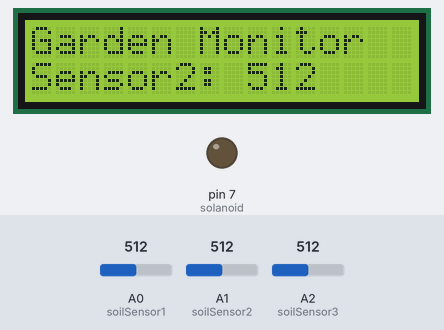
Bench run of a sketch on a simulated Arduino Uno, built with avr-gcc and run on an emulated ATmega328P. Parts: 16×2 character LCD, output pins drawn as LEDs (lit = HIGH). Inputs (shaded band) come from the test bench; at power-on: A0 (soilSensor1) = 512, A1 (soilSensor2) = 512, A2 (soilSensor3) = 512. What the sketch prints to the serial monitor is not drawn.

Above: at 1.2 s.
1.3 s: A0 (soilSensor1) set to 716
At 6.3 s:
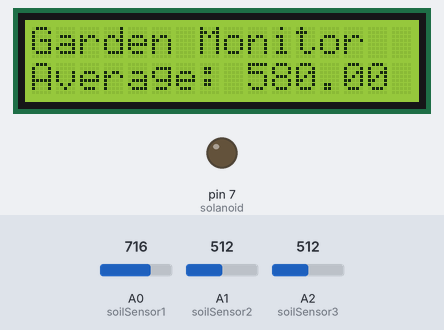
9.8 s: A1 (soilSensor2) set to 716
At 11.2 s:
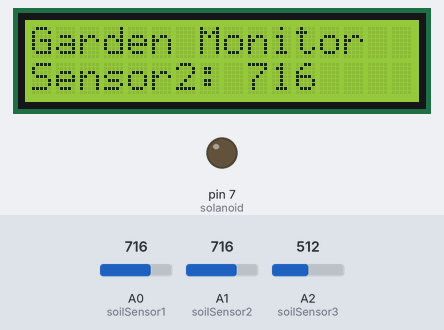
13.9 s: A2 (soilSensor3) set to 716
At 15.2 s:
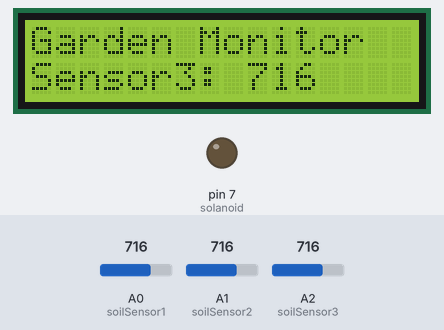
18.0 s: A0 (soilSensor1) set to 900
At 19.7 s:
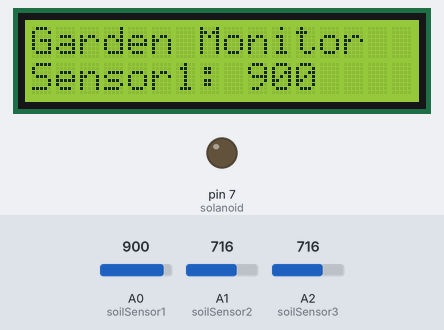
22.1 s: A1 (soilSensor2) set to 900
At 24.0 s:
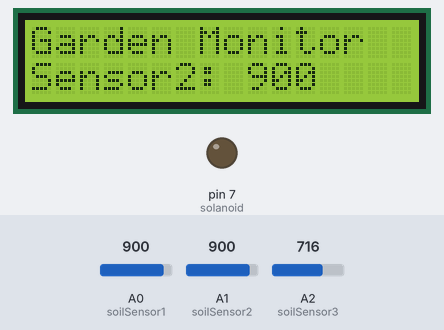
26.2 s: A2 (soilSensor3) set to 900
At 28.1 s:
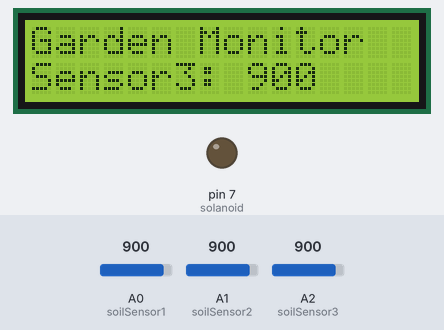
Timing chart, 0 to 29.6 s (numbered marks = the images above; inputs shaded):
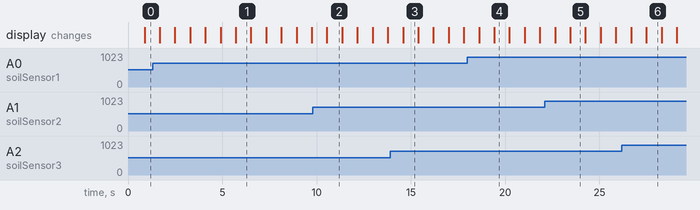

Measured:
- what the display in image 1 shows lasts 0.8 s, from 5.7 s to 6.5 s

The sketch:

Garden_Monitor.ino
```cpp
//Written By Rechard Preston 22/09/2021
#include <LiquidCrystal.h>
LiquidCrystal lcd(9, 8, 5, 4, 3, 2);
const int soilSensor1 = A0;
const int soilSensor2 = A1;
const int soilSensor3 = A2;
const int solanoid = 7;
int sensorValue1;
int sensorValue2;
int sensorValue3;
double sensorAvg;

void solanoidTrigger()
{
    digitalWrite(solanoid, HIGH);
    delay(300000);//5 minutes
    digitalWrite(solanoid, LOW);
}
void screenClear()
{
    lcd.clear();
    lcd.setCursor(0, 0);
    lcd.print("Garden Monitor");
}

void setup()
{
    pinMode(soilSensor1, INPUT);
    pinMode(soilSensor2, INPUT);
    pinMode(soilSensor3, INPUT);
    pinMode(solanoid, OUTPUT);
    lcd.begin(16, 2);
    Serial.begin(9600);
}

void loop()
{
    sensorValue1 = analogRead(soilSensor1);
    screenClear();
    lcd.setCursor(0, 1);
    lcd.print("Sensor1: ");
    lcd.setCursor(9, 1);
    lcd.print(sensorValue1);
    Serial.println("S1: " + (String)sensorValue1);
    delay(800);
    sensorValue2 = analogRead(soilSensor2);
    screenClear();
    lcd.setCursor(0, 1);
    lcd.print("Sensor2: ");
    lcd.setCursor(9, 1);
    Serial.println("S2: " + (String)sensorValue2);
    lcd.print(sensorValue2);
    delay(800);
    sensorValue3 = analogRead(soilSensor3);
    screenClear();
    lcd.setCursor(0, 1);
    lcd.print("Sensor3: ");
    lcd.setCursor(9, 1);
    lcd.print(sensorValue3);
    Serial.println("S3: " + (String)sensorValue3);
    delay(800);
    sensorAvg = (sensorValue1 + sensorValue2 + sensorValue3) / 3;
    screenClear();
    lcd.setCursor(0, 1);
    lcd.print("Average: ");
    lcd.setCursor(9, 1);
    lcd.print(sensorAvg);
    Serial.println("Average: " + (String)sensorAvg);
    delay(800);
    if(sensorAvg > 1000)
    {
        screenClear();
        lcd.setCursor(0, 1);
        lcd.print("Solanoid Open");
        Serial.println("Solanoid Open");
        solanoidTrigger();
    }
}
```
